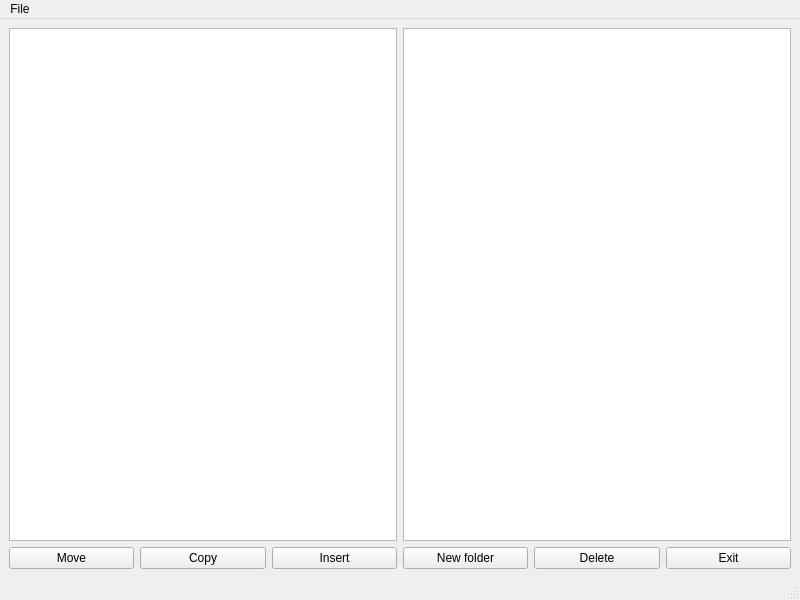
<?xml version="1.0" encoding="UTF-8"?>
<ui version="4.0">
 <class>MainWindow</class>
 <widget class="QMainWindow" name="MainWindow">
  <property name="geometry">
   <rect>
    <x>0</x>
    <y>0</y>
    <width>800</width>
    <height>600</height>
   </rect>
  </property>
  <property name="windowTitle">
   <string>MainWindow</string>
  </property>
  <widget class="QWidget" name="centralwidget">
   <layout class="QVBoxLayout" name="verticalLayout">
    <item>
     <layout class="QHBoxLayout" name="horizontalLayout">
      <item>
       <widget class="QTreeViewWithProgressBar" name="treeViewLeft">
        <property name="dragEnabled">
         <bool>false</bool>
        </property>
        <property name="dragDropMode">
         <enum>QAbstractItemView::NoDragDrop</enum>
        </property>
        <property name="defaultDropAction">
         <enum>Qt::IgnoreAction</enum>
        </property>
       </widget>
      </item>
      <item>
       <widget class="QTreeViewWithProgressBar" name="treeViewRight">
        <property name="dragEnabled">
         <bool>false</bool>
        </property>
        <property name="dragDropMode">
         <enum>QAbstractItemView::NoDragDrop</enum>
        </property>
        <property name="defaultDropAction">
         <enum>Qt::IgnoreAction</enum>
        </property>
       </widget>
      </item>
     </layout>
    </item>
    <item>
     <layout class="QHBoxLayout" name="horizontalLayout_2">
      <item>
       <widget class="QPushButton" name="moveButton">
        <property name="text">
         <string>Move</string>
        </property>
       </widget>
      </item>
      <item>
       <widget class="QPushButton" name="copyButton">
        <property name="text">
         <string>Copy</string>
        </property>
       </widget>
      </item>
      <item>
       <widget class="QPushButton" name="insertButton">
        <property name="text">
         <string>Insert</string>
        </property>
       </widget>
      </item>
      <item>
       <widget class="QPushButton" name="folderButton">
        <property name="text">
         <string>New folder</string>
        </property>
       </widget>
      </item>
      <item>
       <widget class="QPushButton" name="deleteButton">
        <property name="text">
         <string>Delete</string>
        </property>
       </widget>
      </item>
      <item>
       <widget class="QPushButton" name="exitButton">
        <property name="text">
         <string>Exit</string>
        </property>
       </widget>
      </item>
     </layout>
    </item>
   </layout>
  </widget>
  <widget class="QMenuBar" name="menubar">
   <property name="geometry">
    <rect>
     <x>0</x>
     <y>0</y>
     <width>800</width>
     <height>21</height>
    </rect>
   </property>
   <widget class="QMenu" name="menuFile">
    <property name="title">
     <string>File</string>
    </property>
    <addaction name="actionNewFolder"/>
    <addaction name="actionShowSize"/>
    <addaction name="actionShowType"/>
    <addaction name="actionShowDate"/>
   </widget>
   <addaction name="menuFile"/>
  </widget>
  <widget class="QStatusBar" name="statusbar"/>
  <action name="actionNewFolder">
   <property name="text">
    <string>New folder</string>
   </property>
  </action>
  <action name="actionShowSize">
   <property name="checkable">
    <bool>false</bool>
   </property>
   <property name="text">
    <string>Show size</string>
   </property>
  </action>
  <action name="actionShowType">
   <property name="text">
    <string>Show type</string>
   </property>
  </action>
  <action name="actionShowDate">
   <property name="text">
    <string>Show date</string>
   </property>
  </action>
 </widget>
 <customwidgets>
  <customwidget>
   <class>QTreeViewWithProgressBar</class>
   <extends>QTreeView</extends>
   <header>qtreeviewwithprogressbar.h</header>
  </customwidget>
 </customwidgets>
 <resources/>
 <connections/>
</ui>
